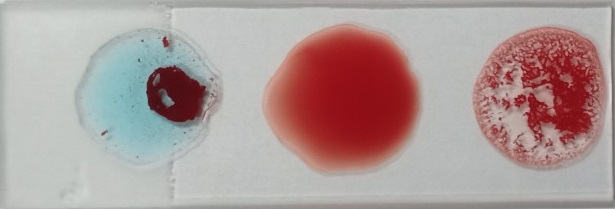
#> input picture final_1.0/mau1.jpg, 615 x 209 px
$ python final_1.0.py
#> lines starting #> are read from the running program, lines starting #| are printed output that depends on the picture; after the words box and inside, x2 and y2 are one past the last pixel; in counts of white or black regions, pixels touching at a corner belong together
# Khai bao thu vien
import cv2
import numpy as np

# Ham xu li
def catanh(fillter):
    width= int(fillter.shape[1])
    A = fillter[:, 0:int(width / 3)]
    B = fillter[:, int(width / 3):int(width / 3 * 2)]
    RH = fillter[:, int(width / 3 * 2):int(width)]
    #lay diem anh
    histA, bin = np.histogram(A)
    antiA=histA[-1]
    histB, bin = np.histogram(B)
    antiB=histB[-1]
    histRH, bin = np.histogram(RH)
    antiRH=histRH[-1]
    return (antiA,antiB,antiRH)

def xetnhommau(a,b,rh):
    if a == True:
        if b == True:
            if rh == True:
                nm='AB+'
            else:
                nm='AB-'
        else:
            if rh == True:
                nm='A+'
            else:
                nm='A-'
    else:
        if b == True:
            if rh== True:
                nm='B+'
            else:
                nm='B-'
        else:
            if rh == True:
                nm = 'O+'
            else:
                nm= 'O-'
    return print('Nhom mau: '+nm)

# Nhap mau
#nhapmau= input('Vui long nhap mau mau: ')
nhapmau='1'
mau = 'mau'+nhapmau + '.jpg'
print('\nBan da nhap mau mau: '+nhapmau)

# Doc anh
image = cv2.imread(mau)
#> image is the input picture: shape (209, 615, 3); mean B, G, R 153.3, 154.8, 174.5

# Bien doi anh sang anh xam
img=cv2.cvtColor(image, cv2.COLOR_BGR2GRAY)
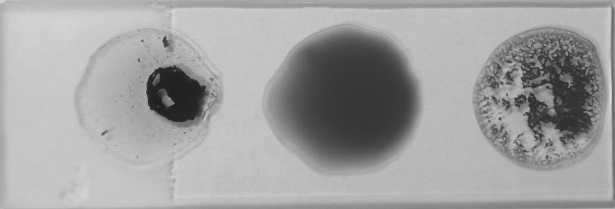
#> img: shape (209, 615); min 26, max 223, mean 160.5

# Fillter
blurM = cv2.medianBlur(img, 5)
edgeM = cv2.Canny(blurM, 100, 200)
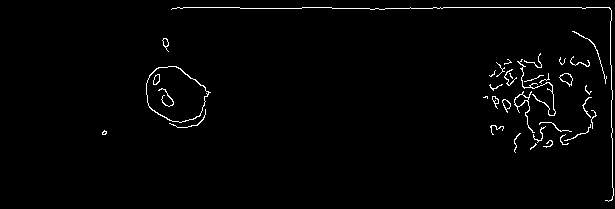
#> edgeM: shape (209, 615); 1.7% white in thin lines or dots, all inside (x1, y1, x2, y2) = (102, 7, 614, 202)

blurG = cv2.GaussianBlur(img, (9, 9), 0)
edgeG = cv2.Canny(blurG, 50, 150)
#> edgeG: shape (209, 615); 1.3% white in thin lines or dots, all inside (x1, y1, x2, y2) = (146, 6, 613, 204)

#blurM2 = cv2.medianBlur(img, 5)
#edgeM2 = cv2.Canny(blurM2, 10, 150)

blurG2 = cv2.GaussianBlur(img, (9, 9), 0)
edgeG2 = cv2.Canny(blurG2, 10, 100)
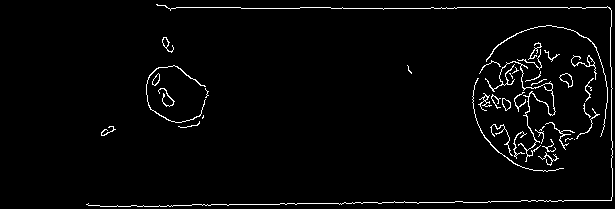
#> edgeG2: shape (209, 615); 2.7% white in thin lines or dots, all inside (x1, y1, x2, y2) = (86, 4, 613, 207)

# Khai bao list, dem
check=[]
demM=0
demG=0

# Cat anh
AM,BM,RHM=catanh(edgeM)
#> in catanh, `A = fillter[:, 0:int(width / 3)]`: A: shape (209, 205); 0.97% white in thin lines or dots, all inside (x1, y1, x2, y2) = (102, 7, 205, 135)
#> in catanh, `B = fillter[:, int(width / 3):int(width / 3 * 2)]`: B: shape (209, 205); 0.54% white in thin lines or dots, all inside (x1, y1, x2, y2) = (0, 7, 205, 115)
#> in catanh, `RH = fillter[:, int(width / 3 * 2):int(width)]`:
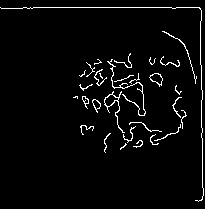
#> RH: shape (209, 205); 3.5% white in thin lines or dots
#> in catanh, `histA, bin = np.histogram(A)`: histA = [42430, 0, 0, 0, 0, 0, 0, 0, 0, 415]; bin = [0, 25.5, 51, 76.5, 102, 127.5, 153, 178.5, 204, 229.5, 255]
#> in catanh, `antiA=histA[-1]`: antiA = 415
#> in catanh, `histB, bin = np.histogram(B)`: histB = [42615, 0, 0, 0, 0, 0, 0, 0, 0, 230]
#> in catanh, `antiB=histB[-1]`: antiB = 230
#> in catanh, `histRH, bin = np.histogram(RH)`: histRH = [41357, 0, 0, 0, 0, 0, 0, 0, 0, 1488]
#> in catanh, `antiRH=histRH[-1]`: antiRH = 1488
#> AM = 415; BM = 230; RHM = 1488
AG, BG,RHG=catanh(edgeG)
#> in catanh (call 2), `A = fillter[:, 0:int(width / 3)]`: A: shape (209, 205); 0.81% white in thin lines or dots, all inside (x1, y1, x2, y2) = (146, 7, 205, 123)
#> in catanh (call 2), `B = fillter[:, int(width / 3):int(width / 3 * 2)]`: B: shape (209, 205); 0.51% white in thin lines or dots, all inside (x1, y1, x2, y2) = (0, 7, 205, 100)
#> in catanh (call 2), `RH = fillter[:, int(width / 3 * 2):int(width)]`:
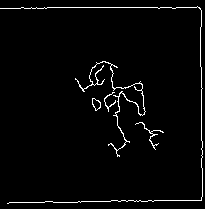
#> RH: shape (209, 205); 2.7% white in thin lines or dots
#> in catanh (call 2), `histA, bin = np.histogram(A)`: histA = [42498, 0, 0, 0, 0, 0, 0, 0, 0, 347]
#> in catanh (call 2), `antiA=histA[-1]`: antiA = 347
#> in catanh (call 2), `histB, bin = np.histogram(B)`: histB = [42625, 0, 0, 0, 0, 0, 0, 0, 0, 220]
#> in catanh (call 2), `antiB=histB[-1]`: antiB = 220
#> in catanh (call 2), `histRH, bin = np.histogram(RH)`: histRH = [41695, 0, 0, 0, 0, 0, 0, 0, 0, 1150]
#> in catanh (call 2), `antiRH=histRH[-1]`: antiRH = 1150
#> AG = 347; BG = 220; RHG = 1150

# Su dung fillter va lau histogram
fillM=catanh(edgeM)
#> fillM = (415, 230, 1488)
fillG=catanh(edgeG)
#> fillG = (347, 220, 1150)

#fillM2=catanh(edgeM2)
fillG2=catanh(edgeG2)
#> in catanh (call 5), `A = fillter[:, 0:int(width / 3)]`: A: shape (209, 205); 1.4% white in thin lines or dots, all inside (x1, y1, x2, y2) = (86, 4, 205, 207)
#> in catanh (call 5), `B = fillter[:, int(width / 3):int(width / 3 * 2)]`:
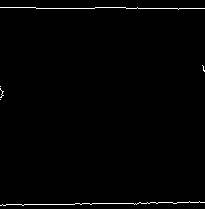
#> B: shape (209, 205); 1% white in thin lines or dots
#> in catanh (call 5), `RH = fillter[:, int(width / 3 * 2):int(width)]`:
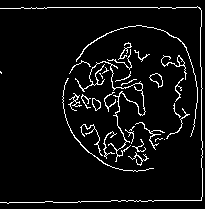
#> RH: shape (209, 205); 5.8% white in thin lines or dots
#> in catanh (call 5), `histA, bin = np.histogram(A)`: histA = [42259, 0, 0, 0, 0, 0, 0, 0, 0, 586]
#> in catanh (call 5), `antiA=histA[-1]`: antiA = 586
#> in catanh (call 5), `histB, bin = np.histogram(B)`: histB = [42412, 0, 0, 0, 0, 0, 0, 0, 0, 433]
#> in catanh (call 5), `antiB=histB[-1]`: antiB = 433
#> in catanh (call 5), `histRH, bin = np.histogram(RH)`: histRH = [40351, 0, 0, 0, 0, 0, 0, 0, 0, 2494]
#> in catanh (call 5), `antiRH=histRH[-1]`: antiRH = 2494
#> fillG2 = (586, 433, 2494)

AG2, BG2,RHG2=catanh(edgeG2)
#> AG2 = 586; BG2 = 433; RHG2 = 2494

# Dieu kien
if AM > 200 and BM > 200 and RHM > 200 and AG > 200 and BG > 200 and RHG > 200: #Xet tat ca duong
  if AM > 300 and AG > 300 and abs(AM-AG) >10:
      check.append(True)
  else:
      check.append(False)
  if BM > 300 and BG > 300 and abs(BM-BG) >10:
      check.append(True)
  else:
      check.append(False)
  if RHM > 300 and RHG > 300 and abs(RHM-RHG) >10:
      check.append(True)
  else:
      check.append(False)
else:
    for t in fillM:
        if t == 0:
            demM += 1
    for t in fillG:
        if t == 0:
            demG += 1
    if demM == 1 and demG == 1:
        count=0
        for t in fillM:
            for i in fillG:
                if t == 0 and i == 0:
                    check.append(False)
                elif t > 100 and i > 100:
                    check.append(True)
                else:
                    continue
                if t == fillM[count]:
                    count+=1
                    break
    if demM != 0 and AG > 300 and BG > 300 and RHG > 300 or demG != 0 and AM > 300 and BM > 300 and RHM > 300:
        if AM == 0 or AG == 0:
            check.append(False)
        else:
            check.append(True)

        if BM == 0 or BG == 0:
            check.append(False)
        else:
            check.append(True)
        if RHM == 0 or RHG == 0:
            check.append(False)

        else:
            check.append(True)
    else:
        for i in fillG2:
            if AG2 < 100 and BG2 < 100 and RHG2 < 100:
                if i>0:
                    check.append(True)

                else:
                    check.append(False)
            else:
                if i<100:
                    check.append(False)
                else:
                    print('done')
                    check.append(True)
# Ket qua
xetnhommau(check[0], check[1], check[2])

print(check)

$ run again, with final_1.0/mau10.jpg copied over final_1.0/mau1.jpg
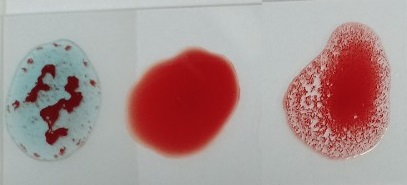
#> input picture final_1.0/mau10.jpg, 407 x 185 px
#> image is the input picture: shape (185, 407, 3); mean B, G, R 145.9, 147, 170.8
#> `edgeM = cv2.Canny(blurM, 100, 200)`:
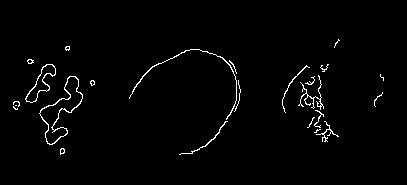
#> edgeM: shape (185, 407); 1.7% white in thin lines or dots, all inside (x1, y1, x2, y2) = (13, 39, 384, 155)
#> edgeG: shape (185, 407); 1.7% white in thin lines or dots, all inside (x1, y1, x2, y2) = (13, 22, 382, 156)
#> edgeG2: shape (185, 407); 3% white in thin lines or dots, all inside (x1, y1, x2, y2) = (11, 22, 390, 161)
#> A: shape (185, 135); 2.2% white in thin lines or dots, all inside (x1, y1, x2, y2) = (13, 46, 135, 155)
#> B: shape (185, 136); 1.3% white in thin lines or dots, all inside (x1, y1, x2, y2) = (0, 49, 106, 155)
#> RH: shape (185, 136); 1.8% white in thin lines or dots, all inside (x1, y1, x2, y2) = (11, 39, 113, 142)
#> histA = [24438, 0, 0, 0, 0, 0, 0, 0, 0, 537]; bin = [0, 25.5, 51, 76.5, 102, 127.5, 153, 178.5, 204, 229.5, 255]
#> antiA = 537
#> histB = [24826, 0, 0, 0, 0, 0, 0, 0, 0, 334]
#> antiB = 334
#> histRH = [24718, 0, 0, 0, 0, 0, 0, 0, 0, 442]
#> antiRH = 442
#> AM = 537; BM = 334; RHM = 442
#> A: shape (185, 135); 2.3% white in thin lines or dots, all inside (x1, y1, x2, y2) = (13, 45, 135, 155)
#> B: shape (185, 136); 1.3% white in thin lines or dots, all inside (x1, y1, x2, y2) = (0, 49, 104, 156)
#> RH: shape (185, 136); 1.5% white in thin lines or dots, all inside (x1, y1, x2, y2) = (29, 22, 111, 139)
#> AG = 569; BG = 333; RHG = 371
#> fillM = (537, 334, 442)
#> fillG = (569, 333, 371)
#> A: shape (185, 135); 2.4% white in thin lines or dots, all inside (x1, y1, x2, y2) = (11, 45, 135, 155)
#> in catanh (call 5), `RH = fillter[:, int(width / 3 * 2):int(width)]`:
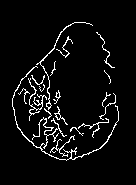
#> RH: shape (185, 136); 5.2% white in thin lines or dots, all inside (x1, y1, x2, y2) = (12, 22, 119, 161)
#> histA = [24368, 0, 0, 0, 0, 0, 0, 0, 0, 607]
#> antiA = 607
#> histRH = [23848, 0, 0, 0, 0, 0, 0, 0, 0, 1312]
#> antiRH = 1312
#> fillG2 = (607, 333, 1312)
#> AG2 = 607; BG2 = 333; RHG2 = 1312
